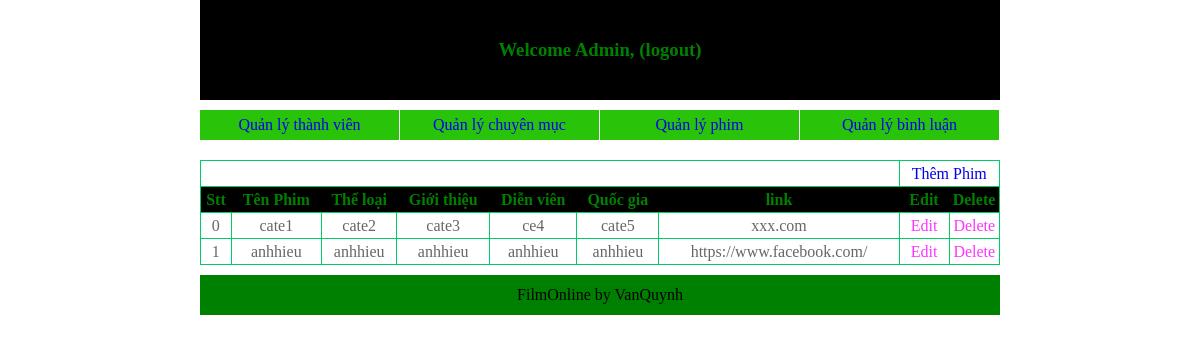
/Film.Online/admin/list_phim.php, run on the app's committed database.
### tables this page shows
CREATE TABLE `qlphim` (
  `id_p` int(11) NOT NULL,
  `ten` varchar(255) NOT NULL,
  `theloai` varchar(255) NOT NULL,
  `gioithieu` text NOT NULL,
  `dienvien` varchar(255) NOT NULL,
  `quocgia` varchar(255) NOT NULL,
  `link` varchar(255) NOT NULL
);

### Film.Online/admin/list_phim.php (the view)
<?php
    require('hea.php');
?>
    <div id="wrapper">
        <table>
            <tr>
                <td colspan="7"></td>
                <td colspan="2"><a href="add_phim.php">Thêm Phim</a></td>
            </tr>
            <tr style="background:black; color:green;">
                <th style="width:30px;">Stt</th>
                <th>Tên Phim</th>
                <th>Thể loại</th>
                <th>Giới thiệu</th>
                <th>Diễn viên</th>
                <th>Quốc gia</th>
                <th>link</th>
                <th style="width:50px;">Edit</th>
                <th style="width:50px;">Delete</th>
            </tr>
            <tr>
            <?php
                require('../../connect.php');
                $stt=0;
                $sql="select * from qlphim";
                $result=mysqli_query($conn,$sql);
                while($data=mysqli_fetch_assoc($result)){
                echo"<tr>";
                echo"<td>$stt</td>";
                echo"<td>$data[ten]</td>";
                echo"<td>$data[theloai]</td>";
                echo"<td>$data[gioithieu]</td>";
                echo"<td>$data[dienvien]</td>";
                echo"<td>$data[quocgia]</td>";
                echo"<td>$data[link]</td>";
                echo"<td><a href='edit_ND.php?id=$data[id_p]' style='color:#f3f'>Edit</a></td>";
                echo"<td><a href='del_ND.php?id=$data[id_p]' style='color:#f3f'>Delete</a></td>";
                echo"</tr>";
                $stt++;
                }
            ?>
        </table>
    </div>
<?php
    require('foot.php');
?>

### Film.Online/admin/user.css (style rules this page uses)
* { padding: 0px; margin: 0px; }
body { width: 800px; margin: auto; }
a { text-decoration: none; }
#wrapper table { border-collapse: collapse; margin-top: 20px; width: 800px; text-align: center; }
#wrapper table tr { border: 1px solid #0c6; line-height: 25px; }
#wrapper table td { border: 1px solid #0c6; color:#666; }

### data on the page
qlphim: ten "cate1", theloai "cate2", gioithieu "cate3", dienvien "ce4", quocgia "cate5", link "xxx.com"
qlphim: ten "anhhieu", theloai "anhhieu", gioithieu "anhhieu", dienvien "anhhieu", quocgia "anhhieu", link "https://www.facebook.com/"
